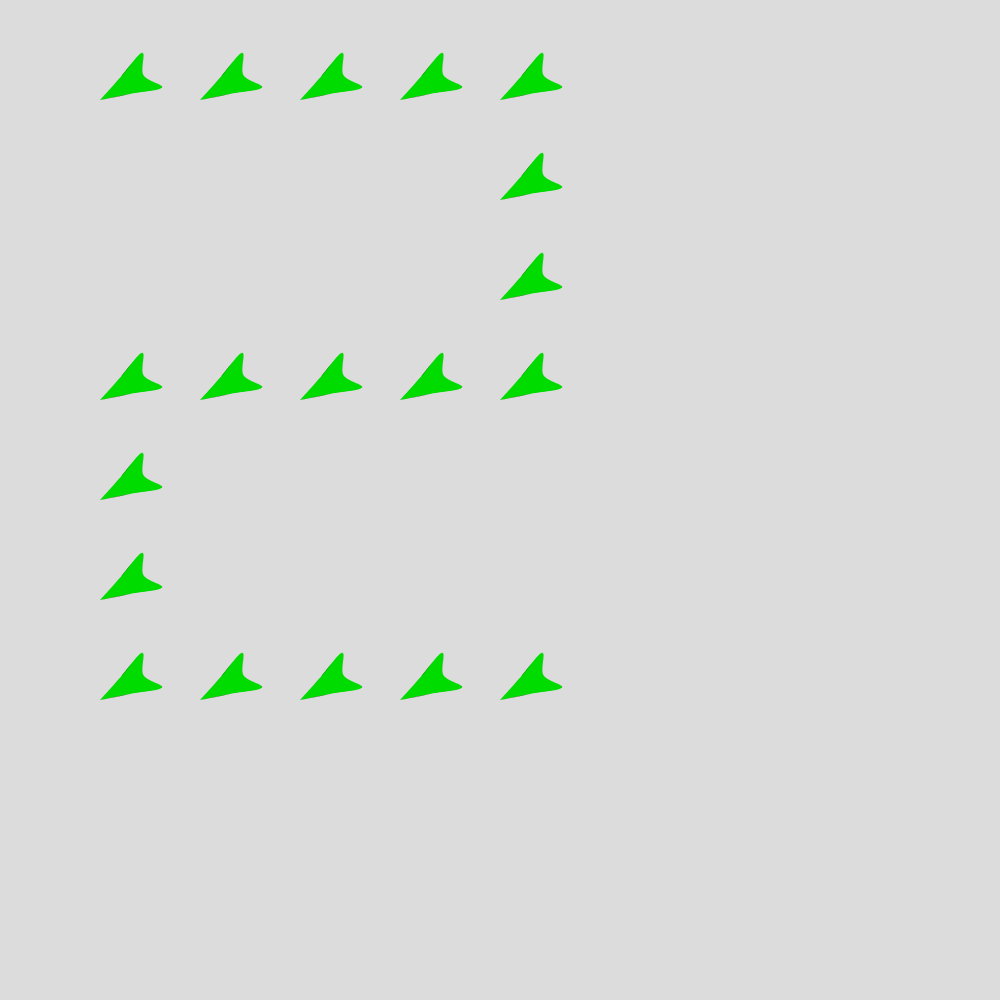
Frame 1 (no input)
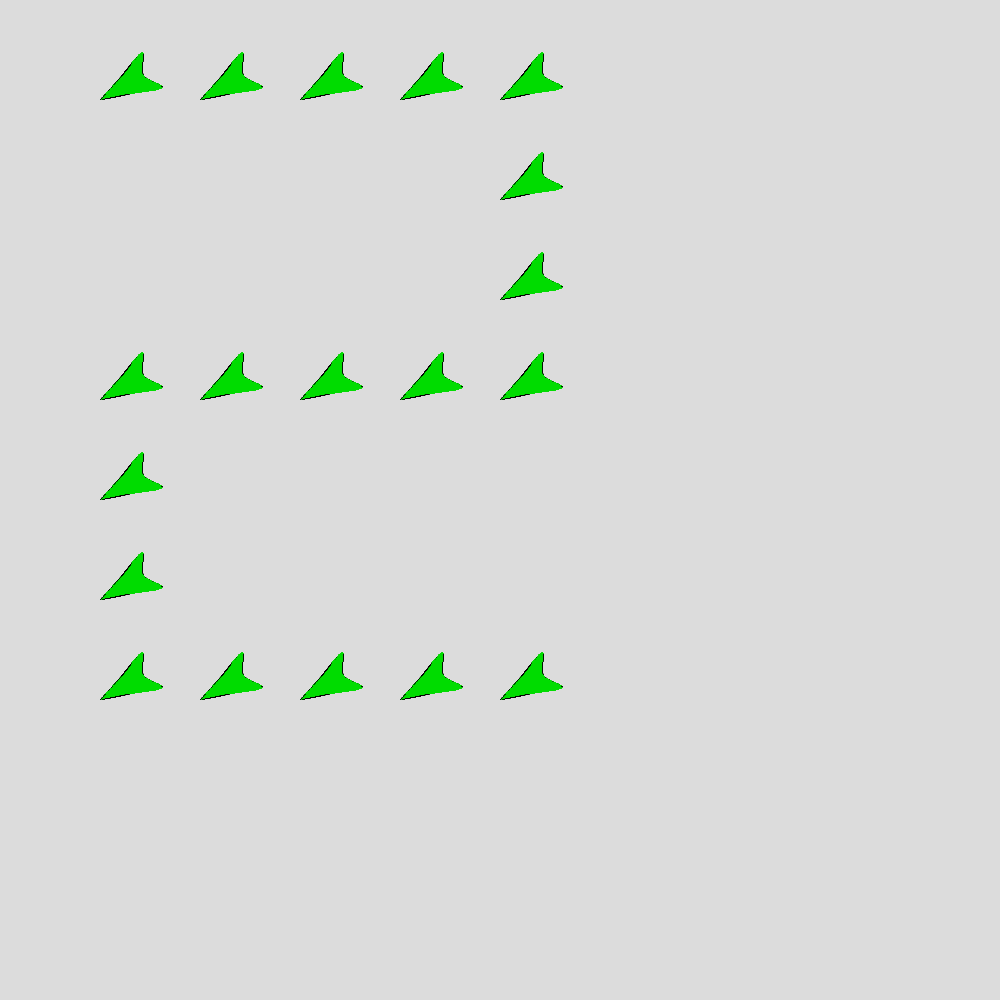
Frame 60 (no input)
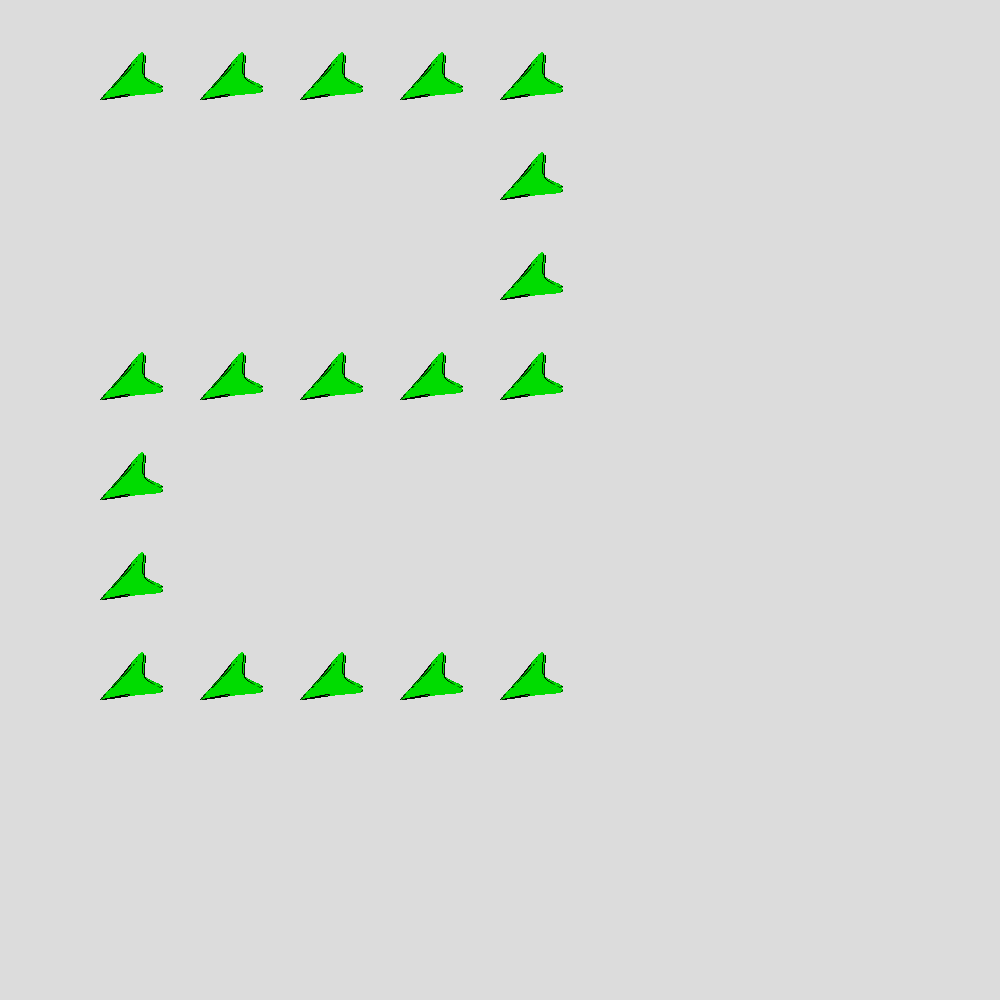
Frame 120 (the mouse pressed at the canvas centre since frame 60)

The p5.js sketch that drew these frames (run headless with seeded random() and noise() and a simulated clock; from frame 60 on, the mouse is pressed at the canvas centre):

// p5.js sketch
// ── sketch.js
var shuye1
var shuye2
var shuye3
var shuye4 
var shuye5 
var shuye6
var shuye7
var shuye8
var shuye9
var shuye10 
var shuye11
var shuye12
var shuye13 
var shuye14
var shuye15
var shuye16
var shuye17
var shuye18
var shuye19

let shuyes = [];

function setup() {
  createCanvas(1000, 1000);
  background(220);
  shuye1 = new Shuye(100, 100);
  shuye2 = new Shuye(200, 100);
  shuye3 = new Shuye(300, 100);
  shuye4 = new Shuye(400, 100);
  shuye5 = new Shuye(500, 100);
  shuye6 = new Shuye(500, 200);
  shuye7 = new Shuye(500, 300);
  shuye8 = new Shuye(500, 400);
  shuye9 = new Shuye(100, 400);
  shuye10 = new Shuye(200, 400);
  shuye11 = new Shuye(300, 400);
  shuye12 = new Shuye(400, 400);
  shuye13 = new Shuye(100, 500);
  shuye14 = new Shuye(100, 600);
  shuye15 = new Shuye(100, 700);
  shuye16 = new Shuye(200, 700);
  shuye17 = new Shuye(300, 700);
  shuye18 = new Shuye(400, 700);
  shuye19 = new Shuye(500, 700);
}

function draw() {
  background(220);
  blendMode(DARKEST);
  shuye1.display();
  shuye2.display();
  shuye3.display();
  shuye4.display();
  shuye5.display();
  shuye6.display();
  shuye7.display();
  shuye8.display();
  shuye9.display();
  shuye10.display();
  shuye11.display();
  shuye12.display();
  shuye13.display();
  shuye14.display();
  shuye15.display();
  shuye16.display();
  shuye17.display();
  shuye18.display();
  shuye19.display();
}

function mouseMoved() {
  shuye1.zhuan();
  shuye2.zhuan();
  shuye3.zhuan();
  shuye4.zhuan();
  shuye5.zhuan();
  shuye6.zhuan();
  shuye7.zhuan();
  shuye8.zhuan();
  shuye9.zhuan();
  shuye10.zhuan();
  shuye11.zhuan();
  shuye12.zhuan();
  shuye13.zhuan();
  shuye14.zhuan();
  shuye15.zhuan();
  shuye16.zhuan();
  shuye17.zhuan();
  shuye18.zhuan();
  shuye19.zhuan();
}

class Shuye {
  constructor(x, y) {
    this.x = x;
    this.y = y;
    this.angle = 1;
  }

  display() {
    stroke(0);
    strokeWeight(0.05);
    fill(0, 255, 0);
    push();
    translate(this.x, this.y);
    rotate(this.angle);
    beginShape();
    curveVertex(0, 0);
    curveVertex(0, 0);
    curveVertex(-10, -30);
    curveVertex(-20, -60);
    curveVertex(0, -50);
    curveVertex(20, -60);
    curveVertex(10, -30);
    curveVertex(0, 0);
    curveVertex(0, 0);
    endShape();
    pop();
  }
  zhuan() {
    this.angle = this.angle + 0.05;
    this.x = this.x + 0.1
    this.y = this.y + 0.05
}

}
